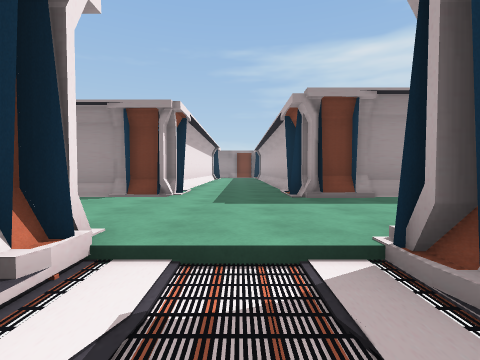
view 1 (above)

22 first-person views from a walk through a Unity game level. The camera is 1.3 m above the floor, tilts 2° down and sees 85° across. The floor is counted in squares, 2.34 m on a side. Each view is taken from the middle of a square. On the plan, view 1 faces up. The plan holds only what a view shows up to about 9 squares ahead; the rest is blank. The place goes on beyond the plan. The player is left out.

view 2
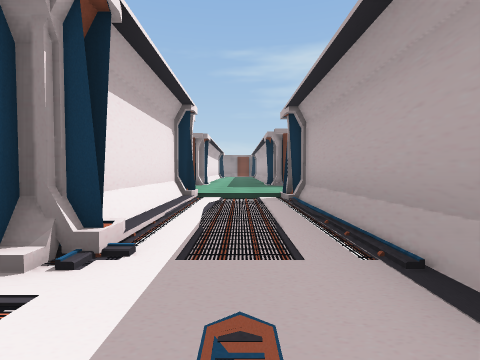

view 3
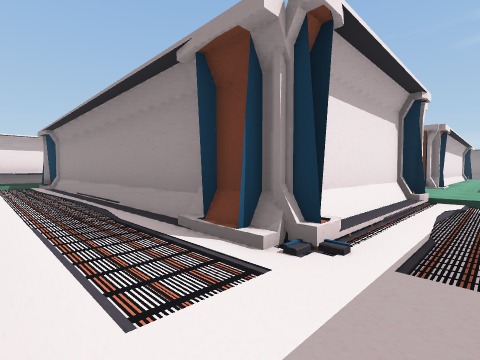

view 4
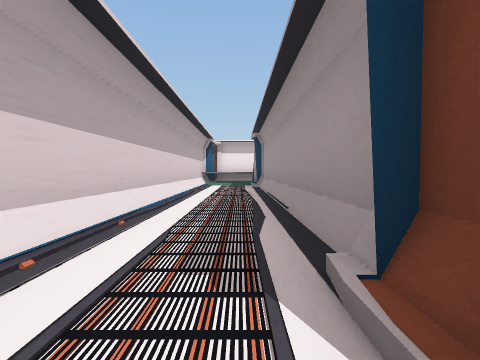

view 5
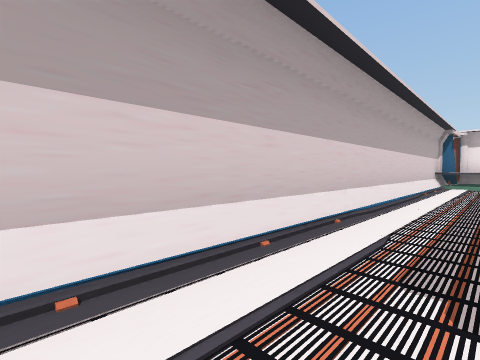

view 6
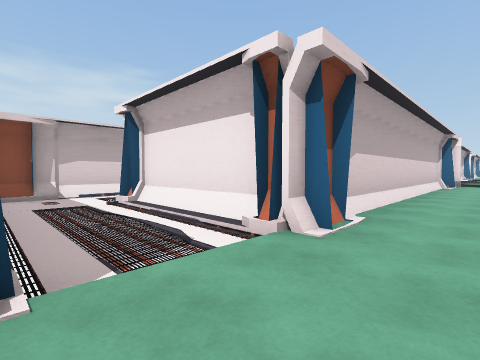

view 7
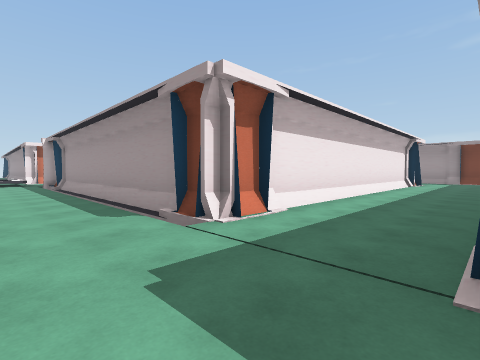

view 8
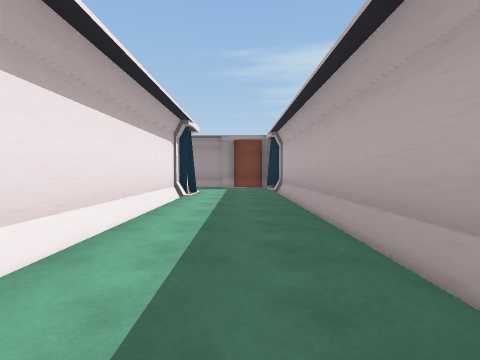

view 9
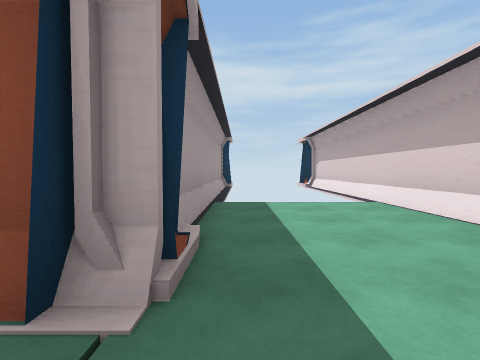

view 10
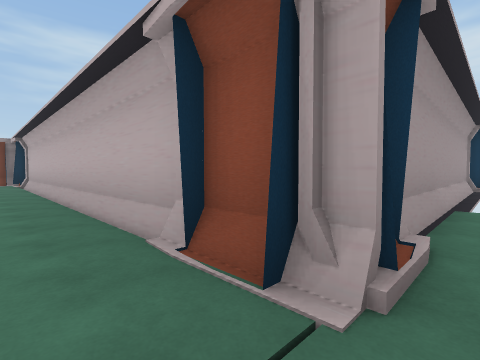

view 11
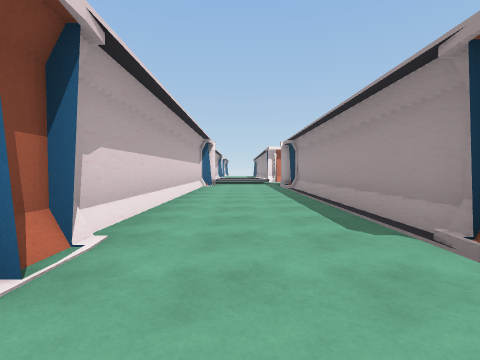

view 12
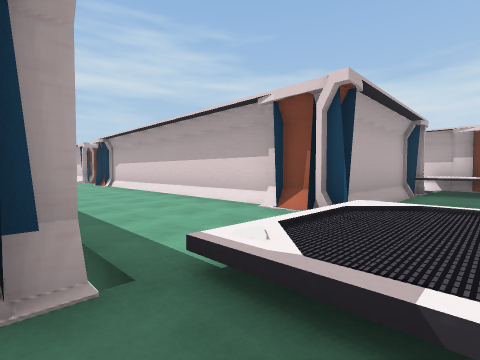

view 13
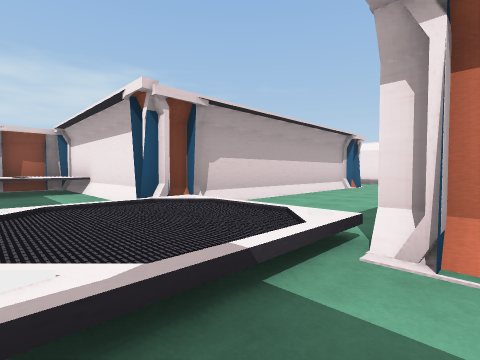

view 14
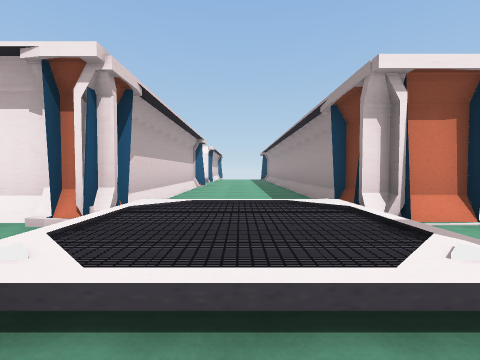

view 15
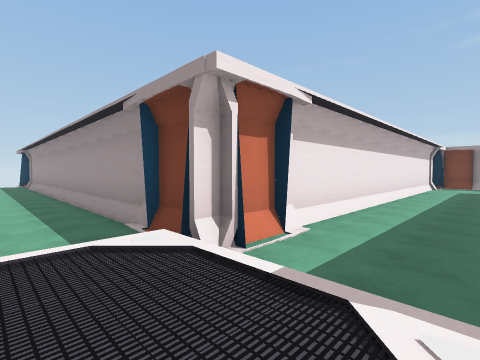

view 16
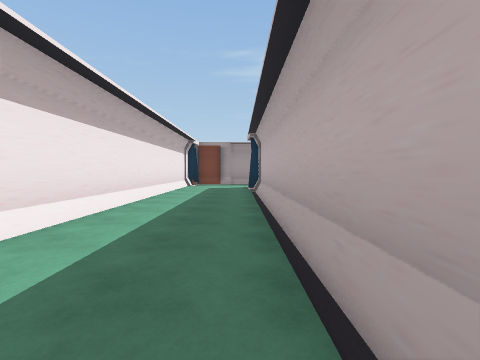

view 17
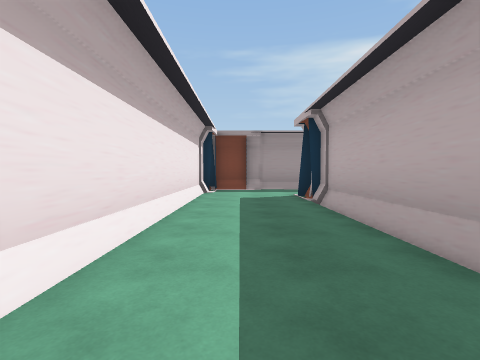

view 18
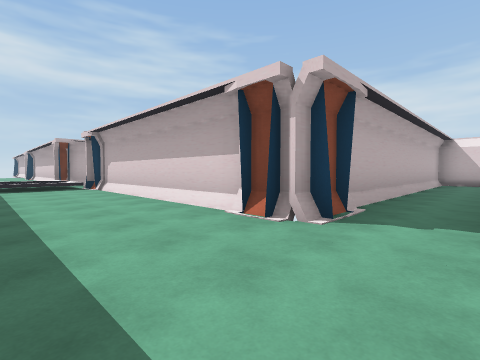

view 19
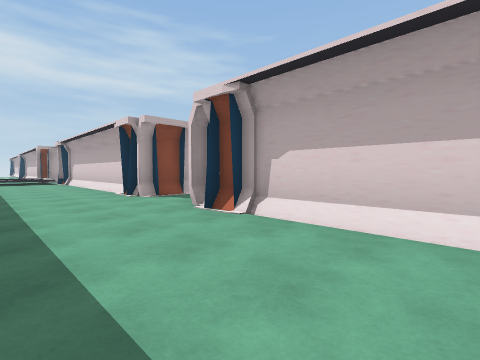

view 20
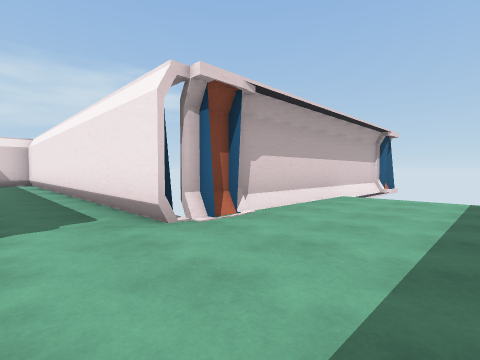

view 21
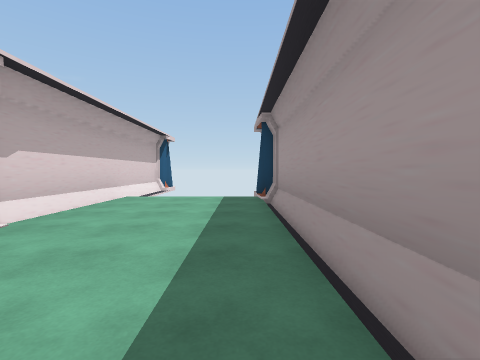

view 22
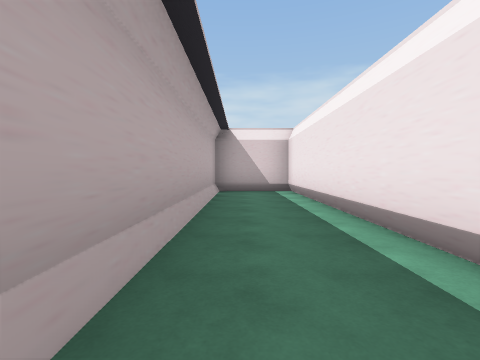

### Floor plan
Key: @ floor where view 1 was taken; # wall or solid block; . main floor; - floor 0.25 m lower than the main floor; : floor 0.5 m higher than the main floor; / step, stairs or slope; ^ raised ledge.
Columns run from 27 left of view 1 to 5 right of it. Each row starts with its distance up from view 1.
 17               ####        ###
 16               #..         ..##
 15               #..#       #../#
 14               #..#       #../#
 13               #..#       #../#
 12               #..#       #../#
 11               #..#       #../#
 10               #..#       #../#
  9               #..#       #../#
  8               #..#       #../#
  7               #..#       #../#
  6               #..#       #..##
  5 ###############..#########..#####
  4  .............///...............
  3  ............./:/...............
  2  .............///#..............
  1 #####..########..##########-#####
  0     #..#      #..#       #/@/#
 -1     #..#      #..#       #/-/#
 -2     #..#      #^^##########-/#
 -3     #..#      ^^^-----------/#
 -4     #..#      ^^^----------/##
 -5     #..#        #############
 -6     #..#
 -7     #..#
 -8     ####

Positions as (right, up) in squares from view 1, and headings:
1: (0, 0), facing up
2: (0, -4), facing up
3: (0, -4), facing up-left
4: (-1, -3), facing left
5: (-1, -3), facing down-left
6: (1, 3), facing down-left
7: (1, 3), facing up-left
8: (0, 8), facing up
9: (0, 4), facing right
10: (0, 4), facing up-right
11: (0, 3), facing left
12: (-12, 5), facing down-right
13: (-11, 5), facing down-left
14: (-10, 3), facing left
15: (-11, 3), facing up-left
16: (-11, 6), facing up
17: (-12, 9), facing up
18: (-22, 4), facing down-right
19: (-26, 4), facing down-right
20: (-21, 4), facing down-left
21: (-21, 4), facing left
22: (-21, -1), facing down
